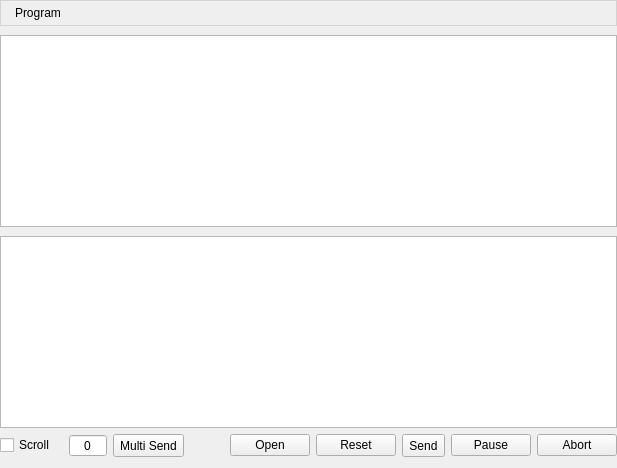
  <widget class="QWidget" name="centralWidget">
   <layout class="QVBoxLayout" name="verticalLayout_23">
    <property name="spacing">
     <number>0</number>
    </property>
    <property name="leftMargin">
     <number>0</number>
    </property>
    <property name="topMargin">
     <number>0</number>
    </property>
    <property name="rightMargin">
     <number>0</number>
    </property>
    <item>
     <widget class="QLabel" name="grpProgram">
      <property name="styleSheet">
       <string notr="true">QLabel {
	padding: 5 0 5 11;
	background-color: palette(window);
	border: 1px solid lightgray;
}

QLabel[overrided=&quot;true&quot;] {
	color: red;
}

QLabel[overrided=&quot;false&quot;] {
	color: palette(windowtext);
}</string>
      </property>
      <property name="text">
       <string>Program</string>
      </property>
     </widget>
    </item>
    <item>
     <widget class="QWidget" name="widgetProgram" native="true">
      <layout class="QVBoxLayout" name="verticalLayout_17">
       <property name="leftMargin">
        <number>0</number>
       </property>
       <property name="rightMargin">
        <number>0</number>
       </property>
       <property name="bottomMargin">
        <number>0</number>
       </property>
       <item>
        <layout class="QVBoxLayout" name="verticalLayout_21">
         <property name="spacing">
          <number>9</number>
         </property>
         <item>
          <widget class="QTableView" name="tblProgram">
           <property name="font">
            <font>
             <pointsize>9</pointsize>
            </font>
           </property>
           <property name="contextMenuPolicy">
            <enum>Qt::CustomContextMenu</enum>
           </property>
           <property name="editTriggers">
            <set>QAbstractItemView::AnyKeyPressed|QAbstractItemView::DoubleClicked|QAbstractItemView::EditKeyPressed|QAbstractItemView::SelectedClicked</set>
           </property>
           <property name="selectionMode">
            <enum>QAbstractItemView::ContiguousSelection</enum>
           </property>
           <property name="selectionBehavior">
            <enum>QAbstractItemView::SelectRows</enum>
           </property>
           <property name="gridStyle">
            <enum>Qt::DashLine</enum>
           </property>
           <attribute name="horizontalHeaderMinimumSectionSize">
            <number>50</number>
           </attribute>
           <attribute name="horizontalHeaderHighlightSections">
            <bool>false</bool>
           </attribute>
           <attribute name="verticalHeaderVisible">
            <bool>false</bool>
           </attribute>
          </widget>
         </item>
         <item>
          <widget class="QTableView" name="tblHeightMap">
           <property name="alternatingRowColors">
            <bool>true</bool>
           </property>
           <property name="selectionMode">
            <enum>QAbstractItemView::SingleSelection</enum>
           </property>
           <property name="gridStyle">
            <enum>Qt::DashLine</enum>
           </property>
           <attribute name="horizontalHeaderVisible">
            <bool>false</bool>
           </attribute>
           <attribute name="horizontalHeaderDefaultSectionSize">
            <number>60</number>
           </attribute>
           <attribute name="horizontalHeaderHighlightSections">
            <bool>false</bool>
           </attribute>
           <attribute name="verticalHeaderVisible">
            <bool>false</bool>
           </attribute>
          </widget>
         </item>
        </layout>
       </item>
       <item>
        <layout class="QHBoxLayout" name="horizontalLayout_4">
         <item>
          <widget class="QCheckBox" name="chkAutoScroll">
           <property name="text">
            <string>Scroll</string>
           </property>
          </widget>
         </item>
         <item>
          <spacer name="spacerBot_2">
           <property name="orientation">
            <enum>Qt::Horizontal</enum>
           </property>
           <property name="sizeHint" stdset="0">
            <size>
             <width>8</width>
             <height>20</height>
            </size>
           </property>
          </spacer>
         </item>
         <item>
          <widget class="QDoubleSpinBox" name="txtCountRun">
           <property name="sizePolicy">
            <sizepolicy hsizetype="Expanding" vsizetype="Fixed">
             <horstretch>0</horstretch>
             <verstretch>0</verstretch>
            </sizepolicy>
           </property>
           <property name="maximumSize">
            <size>
             <width>40</width>
             <height>16777215</height>
            </size>
           </property>
           <property name="locale">
            <locale language="Russian" country="Russia"/>
           </property>
           <property name="alignment">
            <set>Qt::AlignCenter</set>
           </property>
           <property name="buttonSymbols">
            <enum>QAbstractSpinBox::NoButtons</enum>
           </property>
           <property name="decimals">
            <number>0</number>
           </property>
           <property name="minimum">
            <double>-10.000000000000000</double>
           </property>
           <property name="maximum">
            <double>1000.000000000000000</double>
           </property>
           <property name="value">
            <double>0.000000000000000</double>
           </property>
          </widget>
         </item>
         <item>
          <widget class="QToolButton" name="cmdFileMultiSend">
           <property name="sizePolicy">
            <sizepolicy hsizetype="Minimum" vsizetype="Minimum">
             <horstretch>0</horstretch>
             <verstretch>0</verstretch>
            </sizepolicy>
           </property>
           <property name="baseSize">
            <size>
             <width>93</width>
             <height>0</height>
            </size>
           </property>
           <property name="text">
            <string>Multi Send</string>
           </property>
          </widget>
         </item>
         <item>
          <spacer name="horizontalSpacer_3">
           <property name="orientation">
            <enum>Qt::Horizontal</enum>
           </property>
           <property name="sizeHint" stdset="0">
            <size>
             <width>40</width>
             <height>20</height>
            </size>
           </property>
          </spacer>
         </item>
         <item>
          <widget class="QPushButton" name="cmdFileOpen">
           <property name="text">
            <string>Open</string>
           </property>
          </widget>
         </item>
         <item>
          <widget class="QPushButton" name="cmdFileReset">
           <property name="text">
            <string>Reset</string>
           </property>
          </widget>
         </item>
         <item>
          <widget class="QToolButton" name="cmdFileSend">
           <property name="sizePolicy">
            <sizepolicy hsizetype="Minimum" vsizetype="Minimum">
             <horstretch>0</horstretch>
             <verstretch>0</verstretch>
            </sizepolicy>
           </property>
           <property name="baseSize">
            <size>
             <width>93</width>
             <height>0</height>
            </size>
           </property>
           <property name="text">
            <string>Send</string>
           </property>
          </widget>
         </item>
         <item>
          <widget class="QPushButton" name="cmdFilePause">
           <property name="text">
            <string>Pause</string>
           </property>
           <property name="checkable">
            <bool>true</bool>
           </property>
          </widget>
         </item>
         <item>
          <widget class="QPushButton" name="cmdFileAbort">
           <property name="text">
            <string>Abort</string>
           </property>
          </widget>
         </item>
        </layout>
       </item>
      </layout>
     </widget>
    </item>
   </layout>
  </widget>
